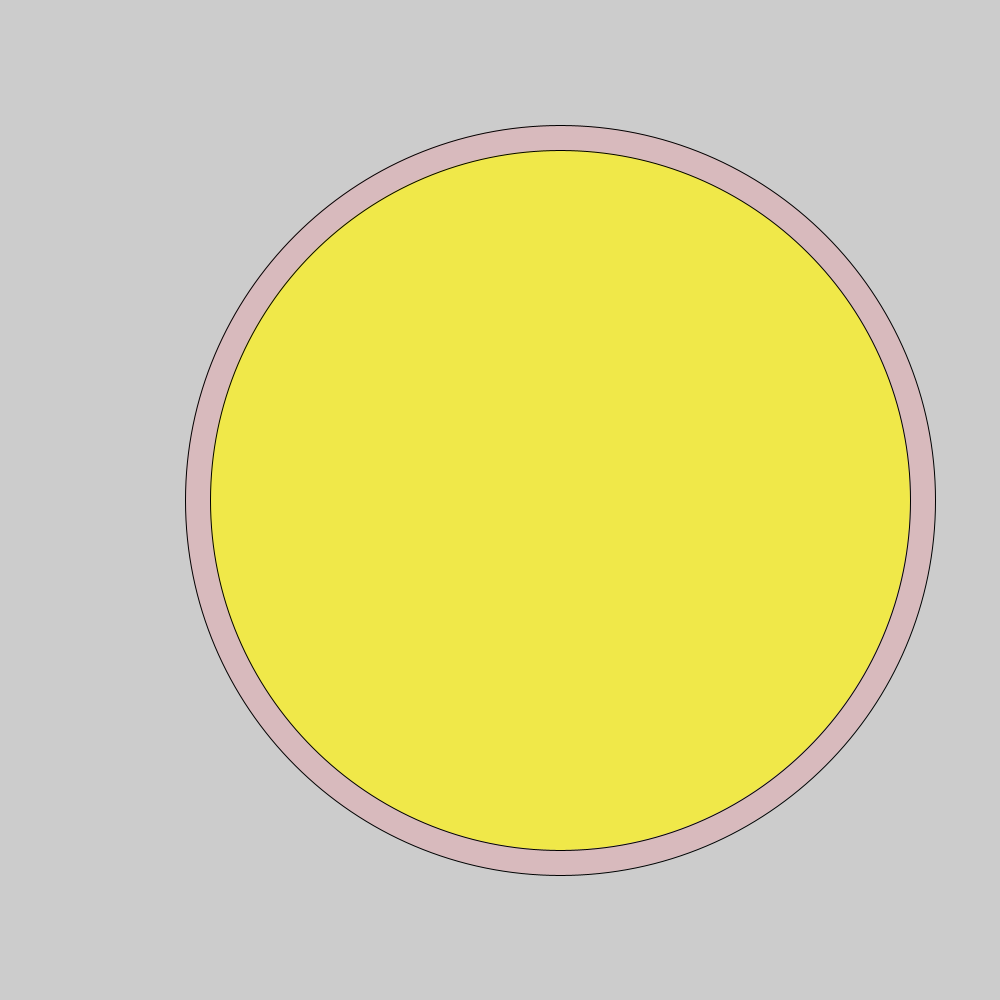
Frame 1 (no input)
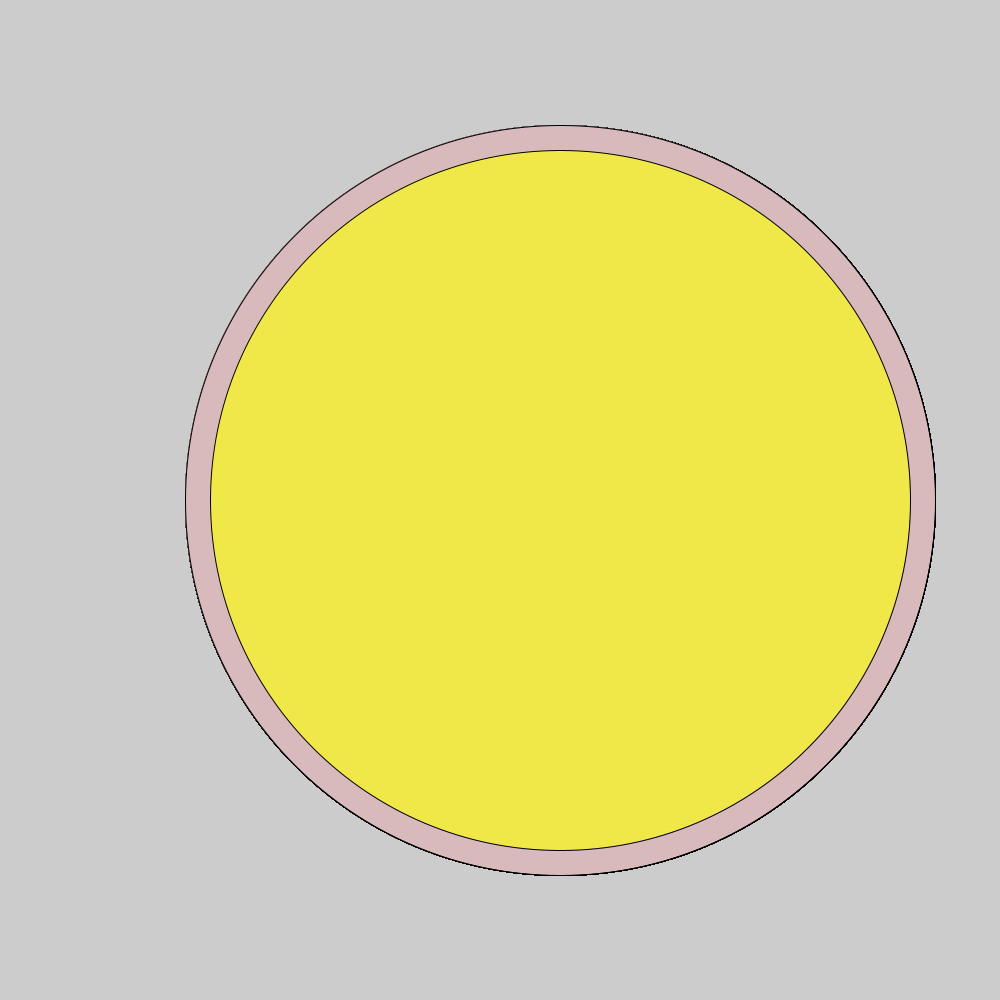
Frame 60 (the mouse pressed at the canvas centre just before this capture)
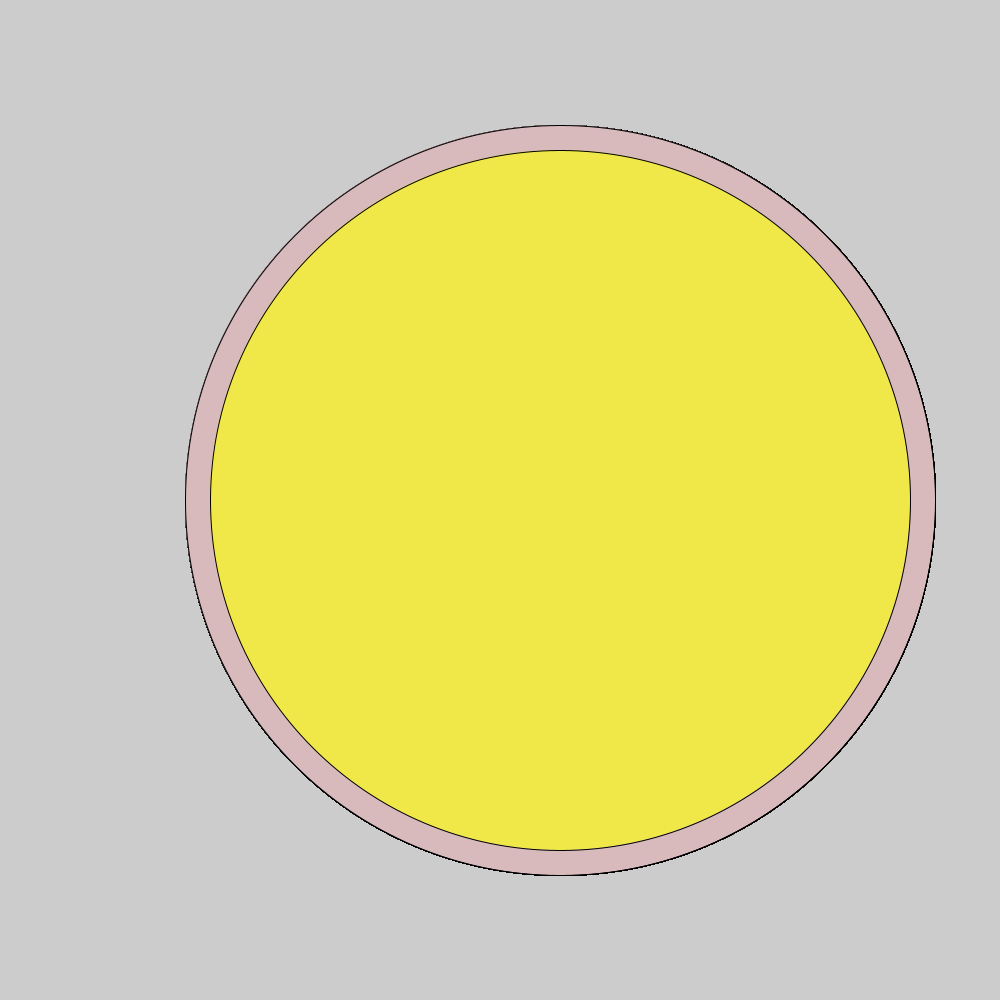
Frame 120 (the mouse held since frame 60 and released just before this capture)

The Processing sketch that drew these frames (run headless with seeded random() and noise(); from frame 60 on, the mouse is pressed at the canvas centre):

// Processing sketch: sketch__dvsnk
// ── sketch__dvsnk.pde
void setup(){
  size (1000, 1000);
}
  void draw(){
    fill(#D8BABD);
    ellipse(560,500, 750,750);
    fill(#F0E849);
    ellipse(560,500,700,700);
  }
